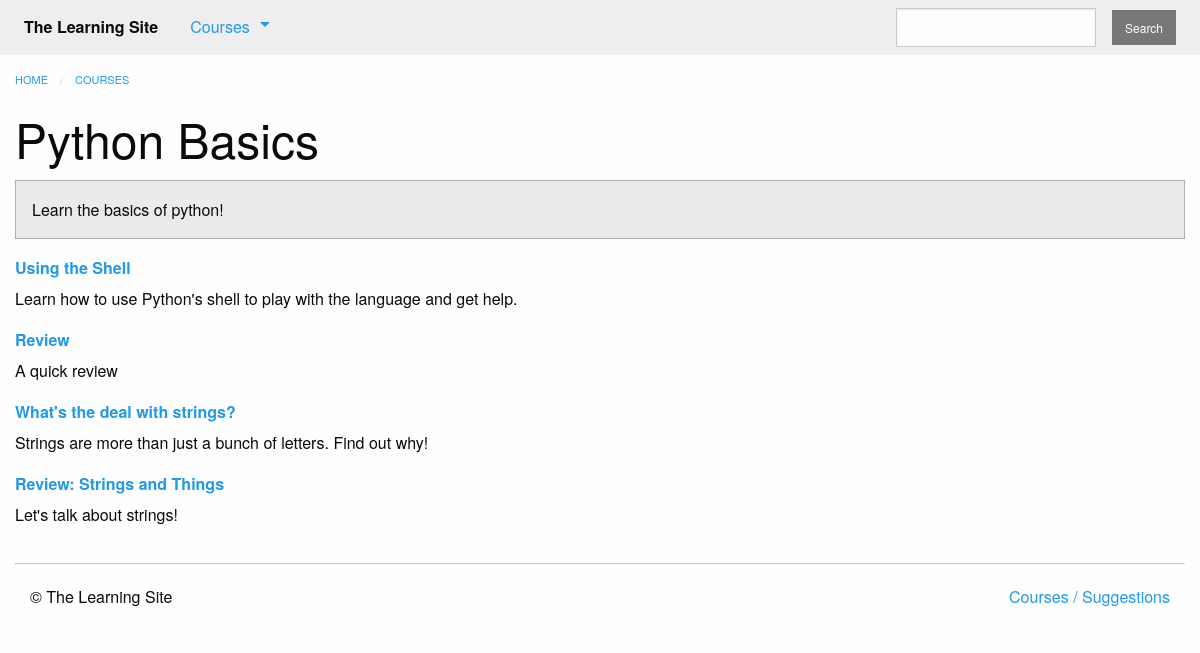
Before: /courses/1/ with the older database file.
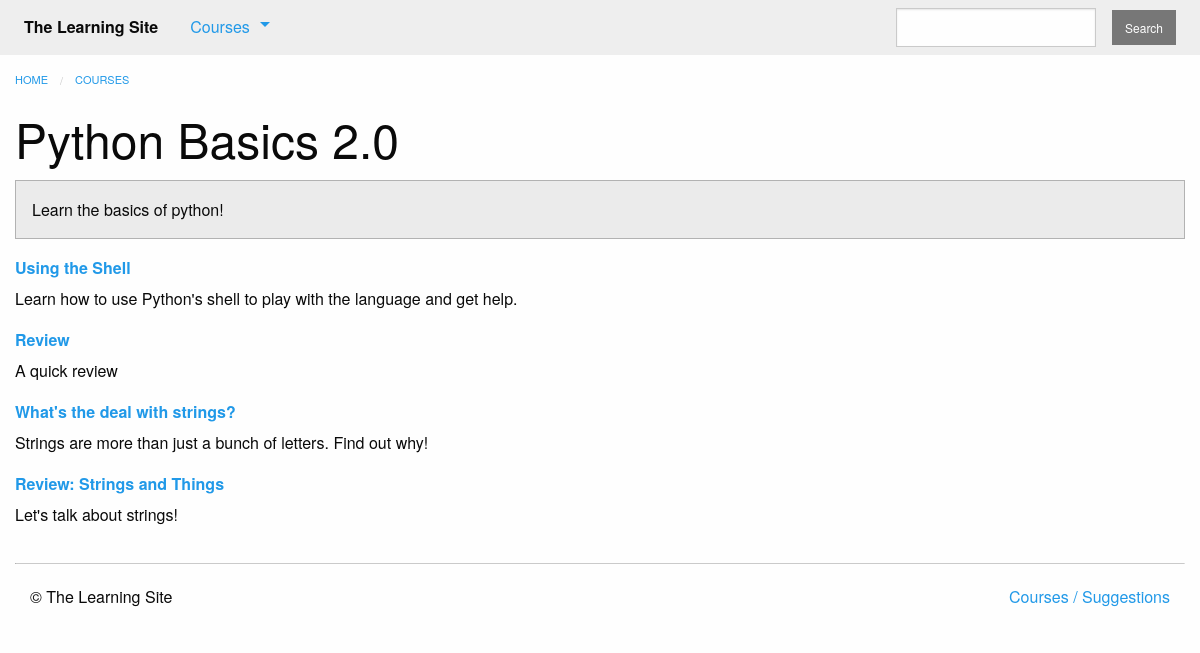
After: the same page with the newer database file.
### courses/models.py (models this page shows, shortened)
class Course(models.Model):
    created_at = models.DateTimeField(auto_now_add=True)
    title = models.CharField(max_length=255)
    description = models.TextField()
    teacher = models.ForeignKey(User, on_delete=models.CASCADE)
    subject = models.CharField(default='', max_length=100)
    published = models.BooleanField(default=False)

### courses/views.py (the view)
# urls.py: path('<int:pk>/', views.course_detail, name='detail'),
def course_detail(request, pk):
    course = get_object_or_404(models.Course, pk=pk, published=True)
    steps = sorted(chain(course.text_set.all(), course.quiz_set.all()),
                   key=lambda step: step.order)
    return render(request, 'courses/course_detail.html',
                  {'course': course,
                   'steps': steps})

### courses/models.py (called while the page is built)
    def get_absolute_url(self):
        return reverse('courses:text', kwargs={
            'course_pk': self.course_id,
            'step_pk': self.id
        })

    def get_absolute_url(self):
        return reverse('courses:quiz', kwargs={
            'course_pk': self.course_id,
            'step_pk': self.id
        })

### courses/templatetags/course_extras.py (called while the page is built)
@register.inclusion_tag('courses/course_nav.html')
def nav_courses_list():
    courses = Course.objects.filter(published=True)[:5]
    return {'courses': courses}

@register.filter('markdown_to_html')
def markdown_to_html(markdown_text):
    html_body = markdown2.markdown(markdown_text)
    return mark_safe(html_body)

### courses/templates/courses/course_detail.html (shortened to what this page needs)
{% extends "courses/layout.html" %}
{% load course_extras %}
{% block content %}
    <div class="row columns">
        {{ block.super }}
        <article>
            <h1 class="">{{ course.title }}</h1>
            <div class="callout secondary">
                {{ course.description|markdown_to_html }}
            </div>
            <dl>
                {% for step in steps %}
                    <dt>
                        <a href="{{ step.get_absolute_url }}">{{ step.title }}</a>
                    </dt>
                    <dd>{{ step.description|markdown_to_html }}</dd>
                {% endfor %}
            </dl>
        </article>
    </div>
{% endblock %}

Changed rows visible on the page:
changed Course "Learn the basics of python!": title "Python Basics" → "Python Basics 2.0"
